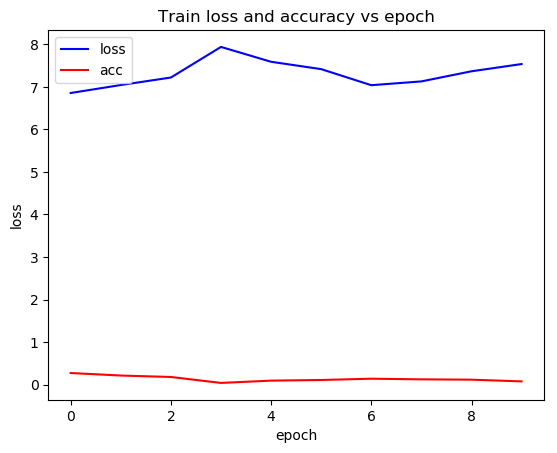

Reproduce this figure in Python.
from training_data_dist import get_training_data
from tensorflow import set_random_seed
from keras import optimizers, losses
from models import mlp
import numpy as np
import os
import matplotlib.pyplot as plt

np.random.seed(0)
set_random_seed(0)

def plot(data, labels, colours, xlabel, ylabel, title, filename):
    plt.figure()
    for i in range(len(data)):
        plt.plot(data[i], label=labels[i], c=colors[i])
    plt.title(title)
    plt.ylabel(ylabel)
    plt.xlabel(xlabel)
    plt.legend()
    plt.savefig(filename, bbox_inches='tight')
    plt.clf()

def main():
    x_protein, x_ligand, x_distance, y = get_training_data()
    model = mlp(x_distance.shape[1])
    model.compile(loss='binary_crossentropy', optimizer='adam', metrics=['acc'])
    history = model.fit(x=x_distance, y=y, epochs=10, verbose=1, batch_size=32)
    plot([history.history['loss'], history.history['acc']], ['loss', 'acc'], ['b', 'r'],\
        'epoch', 'loss', 'Train loss and accuracy vs epoch', 'train_dist.png')

if __name__ == '__main__': main()